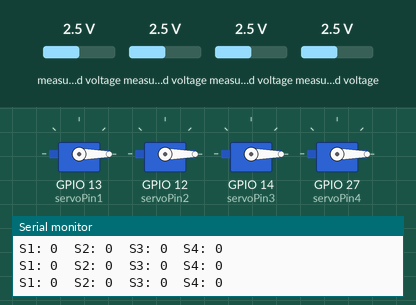
Simulated run of this sketch. Board: ESP32. On the bench: 4 × servo, the last lines printed to the serial monitor. Wiring (inferred from the names in the program): ADS1115 converter at I2C address 0x48. Inputs (shaded band) come from the test bench; at power-on: measured voltage 2.5 V.

Above: at 1.2 s.
1.3 s: measured voltage (sensor 200) set to 3.8 V
At 1.6 s:
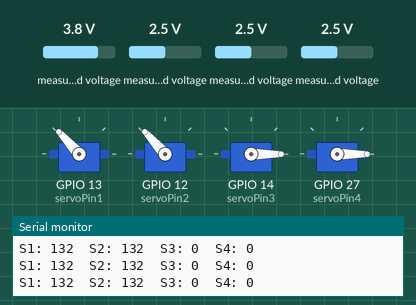
2.8 s: measured voltage (sensor 201) set to 0.1 V
At 4.0 s:
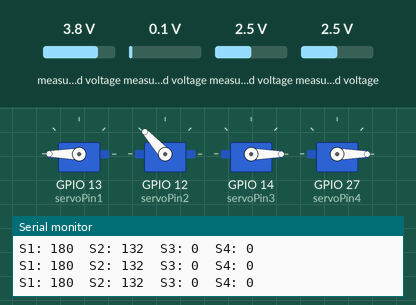
4.3 s: measured voltage (sensor 202) set to 3.8 V
At 4.9 s:
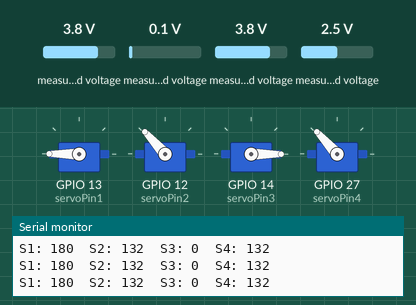
5.8 s: measured voltage (sensor 203) set to 0.1 V
At 6.2 s:
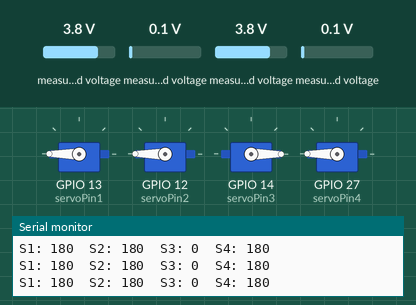
7.3 s: measured voltage (sensor 200) set to 0.1 V
At 8.5 s:
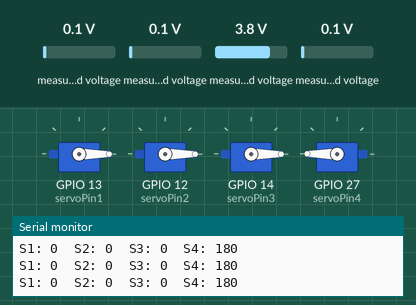
8.8 s: measured voltage (sensor 201) set to 1.2 V
At 10.0 s:
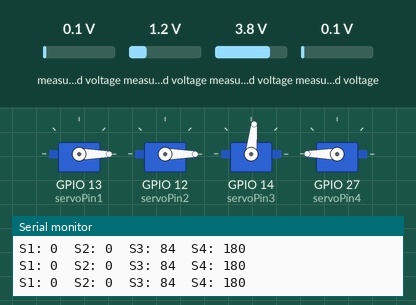
Timing chart, 0 to 11.3 s (numbered marks = the images above; inputs shaded):
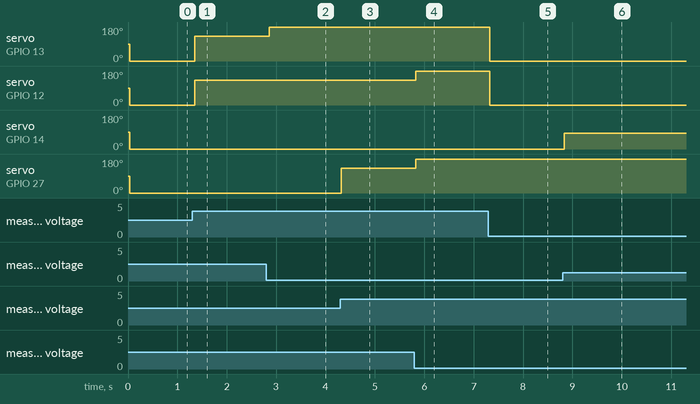

The sketch:

RobotHandServoandSensorTest.ino
```cpp
#include <Wire.h>
#include <Servo.h>

// ----- ADS1115 Address -----
#define ADS_ADDR 0x48   // Default address

// ----- Servo Objects -----
Servo servo1;
Servo servo2;
Servo servo3;
Servo servo4;

// ----- Pin Assignments -----
int servoPin1 = 13;
int servoPin2 = 12;
int servoPin3 = 14;
int servoPin4 = 27;

// ----- Basic Setup -----
void setup() {
  Serial.begin(115200);

  // I2C init
  Wire.begin(21, 22);   // SDA = 21, SCL = 22

  // Servos
  servo1.attach(servoPin1);
  servo2.attach(servoPin2);
  servo3.attach(servoPin3);
  servo4.attach(servoPin4);

  Serial.println("Robot Hand Firmware Started");
}

// ----- Read From ADS1115 -----
int16_t readADS(int channel) {
  // Select channel
  uint16_t config = 0x8400; // Single-ended AIN0
  if(channel == 1) config = 0x9400; // AIN1
  if(channel == 2) config = 0xA400; // AIN2
  if(channel == 3) config = 0xB400; // AIN3

  // Always add fixed bits
  config |= 0x8000;  // Start single conversion
  config |= 0x0183;  // 4.096V range, 128SPS

  Wire.beginTransmission(ADS_ADDR);
  Wire.write(0x01);                   // Config register
  Wire.write(config >> 8);
  Wire.write(config & 0xFF);
  Wire.endTransmission();

  delay(8); // ADS1115 conversion time

  Wire.beginTransmission(ADS_ADDR);
  Wire.write(0x00);                   // Conversion register
  Wire.endTransmission();

  Wire.requestFrom(ADS_ADDR, 2);
  int16_t result = (Wire.read() << 8) | Wire.read();
  return result;
}

// ----- Map Flex → Servo -----
int mapFlexToAngle(int16_t v) {
  // You will tune these
  int minV = 12000;
  int maxV = 24000;

  v = constrain(v, minV, maxV);
  return map(v, minV, maxV, 0, 180);
}

// ----- MAIN LOOP -----
void loop() {
  int s1 = mapFlexToAngle(readADS(0));
  int s2 = mapFlexToAngle(readADS(1));
  int s3 = mapFlexToAngle(readADS(2));
  int s4 = mapFlexToAngle(readADS(3));

  servo1.write(s1);
  servo2.write(s2);
  servo3.write(s3);
  servo4.write(s4);

  // Debug output
  Serial.print("S1: "); Serial.print(s1);
  Serial.print("  S2: "); Serial.print(s2);
  Serial.print("  S3: "); Serial.print(s3);
  Serial.print("  S4: "); Serial.println(s4);

  delay(10);
}
```

Measured:
- after the input at 1.3 s, servo on GPIO 13 (servoPin1), servo on GPIO 12 (servoPin2): 0° → 132° after 0.06 s
- after the input at 2.8 s, servo on GPIO 13 (servoPin1): 132° → 180° after 0.06 s
- after the input at 4.3 s, servo on GPIO 27 (servoPin4): 0° → 132° at once
- after the input at 5.8 s, servo on GPIO 12 (servoPin2), servo on GPIO 27 (servoPin4): 132° → 180° at once
- after the input at 7.3 s, servo on GPIO 13 (servoPin1), servo on GPIO 12 (servoPin2): 180° → 0° at once
- after the input at 8.8 s, servo on GPIO 14 (servoPin3): 0° → 84° at once
